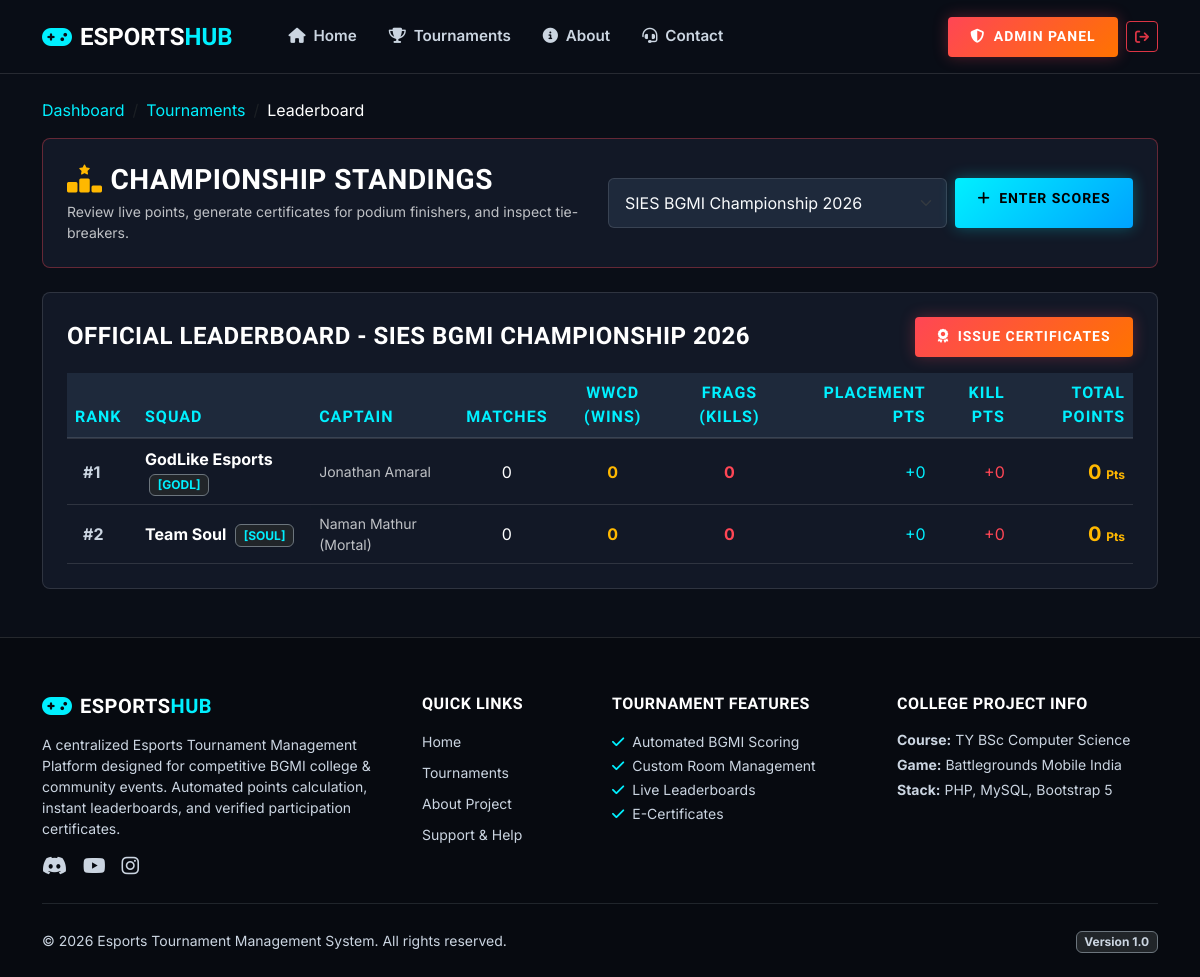
The app's page /admin/leaderboard.php?tournament_id=1 (signed in) with its own data.
### tables this page shows
CREATE TABLE IF NOT EXISTS `tournaments` (
    `id` INT AUTO_INCREMENT PRIMARY KEY,
    `tournament_name` VARCHAR(150) NOT NULL,
    `game` VARCHAR(50) NOT NULL DEFAULT 'BGMI',
    `description` TEXT DEFAULT NULL,
    `tournament_type` ENUM('public', 'private') NOT NULL DEFAULT 'public',
    `access_code` VARCHAR(50) DEFAULT NULL,  
    `max_teams` INT NOT NULL DEFAULT 16,
    `registration_start` DATE NOT NULL,
    `registration_end` DATE NOT NULL,
    `tournament_date` DATE NOT NULL,
    `status` ENUM('upcoming', 'registration_open', 'registration_closed', 'ongoing', 'completed', 'cancelled') NOT NULL DEFAULT 'upcoming',
    `banner` VARCHAR(255) DEFAULT 'default_banner.jpg',
    `rules` TEXT DEFAULT NULL,
    `kill_points_rate` INT NOT NULL DEFAULT 1,  
    `created_by` INT NOT NULL,
    `created_at` TIMESTAMP DEFAULT CURRENT_TIMESTAMP,
    CONSTRAINT `fk_tournaments_admin` FOREIGN KEY (`created_by`) REFERENCES `users` (`id`) ON DELETE CASCADE
);

CREATE TABLE IF NOT EXISTS `teams` (
    `id` INT AUTO_INCREMENT PRIMARY KEY,
    `team_name` VARCHAR(100) NOT NULL UNIQUE,
    `team_tag` VARCHAR(10) NOT NULL,
    `logo` VARCHAR(255) DEFAULT 'default_team.png',
    `captain_id` INT NOT NULL,
    `created_at` TIMESTAMP DEFAULT CURRENT_TIMESTAMP,
    CONSTRAINT `fk_teams_captain` FOREIGN KEY (`captain_id`) REFERENCES `users` (`id`) ON DELETE CASCADE
);

CREATE TABLE IF NOT EXISTS `users` (
    `id` INT AUTO_INCREMENT PRIMARY KEY,
    `name` VARCHAR(100) NOT NULL,
    `email` VARCHAR(150) NOT NULL UNIQUE,
    `password` VARCHAR(255) NOT NULL,
    `phone` VARCHAR(20) DEFAULT NULL,
    `role` ENUM('admin', 'player') NOT NULL DEFAULT 'player',
    `profile_image` VARCHAR(255) DEFAULT 'default_avatar.png',
    `created_at` TIMESTAMP DEFAULT CURRENT_TIMESTAMP
);

### admin/leaderboard.php (the view, shortened to what this page needs)
<?php
require_once "../config/database.php";
$tournamentId = isset($_GET['tournament_id']) ? (int)$_GET['tournament_id'] : (isset($_GET['id']) ? (int)$_GET['id'] : 0);
$tournaments = $pdo->query("SELECT id, tournament_name FROM tournaments ORDER BY tournament_date DESC")->fetchAll();
$stmt = $pdo->prepare("SELECT * FROM tournaments WHERE id = ?");
$stmt->execute([$tournamentId]);
$tourney = $stmt->fetch();
$leaderboard = [];
if ($tourney) {
    $lbQuery = $pdo->prepare("
        SELECT
            tm.id AS team_id,
            tm.team_name,
            tm.team_tag,
            u.name AS captain_name,
            COUNT(mr.id) AS matches_played,
            COALESCE(SUM(CASE WHEN mr.placement = 1 THEN 1 ELSE 0 END), 0) AS wwcd_count,
            COALESCE(SUM(mr.kills), 0) AS total_kills,
            COALESCE(SUM(mr.placement_points), 0) AS total_place_pts,
            COALESCE(SUM(mr.kill_points), 0) AS total_kill_pts,
            COALESCE(SUM(mr.total_points), 0) AS total_points
        FROM tournament_registrations tr
        JOIN teams tm ON tr.team_id = tm.id
        JOIN users u ON tm.captain_id = u.id
        LEFT JOIN matches m ON m.tournament_id = tr.tournament_id AND m.status = 'completed'
        LEFT JOIN match_results mr ON mr.match_id = m.id AND mr.team_id = tm.id
        WHERE tr.tournament_id = ? AND tr.status = 'approved'
        GROUP BY tm.id
        ORDER BY
            total_points DESC,
            wwcd_count DESC,
            total_place_pts DESC,
            total_kills DESC,
            tm.team_name ASC
    ");
    $lbQuery->execute([$tournamentId]);
    $leaderboard = $lbQuery->fetchAll();
}
require_once "../includes/header.php";
require_once "../includes/navbar.php";
?>
<div class="container py-4">
    <nav aria-label="breadcrumb" class="mb-3">
        <ol class="breadcrumb">
            <li class="breadcrumb-item"><a href="dashboard.php" class="text-cyan text-decoration-none">Dashboard</a></li>
            <li class="breadcrumb-item"><a href="tournaments.php" class="text-cyan text-decoration-none">Tournaments</a></li>
            <li class="breadcrumb-item text-white active">Leaderboard</li>
        </ol>
    </nav>
    <div class="esports-card p-4 mb-4 border-flame">
        <div class="row align-items-center g-3">
            <div class="col-lg-6">
                <h3 class="text-white mb-1"><i class="fa-solid fa-ranking-star text-gold me-2"></i>Championship Standings</h3>
                <p class="text-light opacity-75 small mb-0">Review live points, generate certificates for podium finishers, and inspect tie-breakers.</p>
            </div>
            <div class="col-lg-6">
                <form action="leaderboard.php" method="GET" class="d-flex gap-2">
                    <select name="tournament_id" class="form-select form-select-custom" onchange="this.form.submit()">
                        <?php foreach ($tournaments as $t): ?>
                            <option value="<?php echo $t['id']; ?>" <?php echo ($tournamentId === $t['id']) ? 'selected' : ''; ?>>
                                <?php echo htmlspecialchars($t['tournament_name']); ?>
                            </option>
                        <?php endforeach; ?>
                    </select>
                    <a href="results.php?tournament_id=<?php echo $tournamentId; ?>" class="btn btn-neon-primary text-nowrap btn-sm">
                        <i class="fa-solid fa-plus me-1"></i> Enter Scores
                    </a>
                </form>
            </div>
        </div>
    </div>
    <div class="esports-card mb-4">
        <div class="d-flex justify-content-between align-items-center mb-3 flex-wrap gap-2">
            <h4 class="text-white mb-0">Official Leaderboard - <?php echo htmlspecialchars($tourney['tournament_name'] ?? ''); ?></h4>
            <a href="certificates.php?tournament_id=<?php echo $tournamentId; ?>" class="btn btn-flame btn-sm">
                <i class="fa-solid fa-award me-1"></i> Issue Certificates
            </a>
        </div>
        <div class="table-responsive">
            <table class="table table-esports align-middle mb-0">
                <thead>
                    <tr>
                        <th style="width: 70px;">Rank</th>
                        <th>Squad</th>
                        <th>Captain</th>
                        <th class="text-center">Matches</th>
                        <th class="text-center">WWCD (Wins)</th>
                        <th class="text-center">Frags (Kills)</th>
                        <th class="text-end">Placement Pts</th>
                        <th class="text-end">Kill Pts</th>
                        <th class="text-end">Total Points</th>
                    </tr>
                </thead>
                <tbody>
                    <?php if (empty($leaderboard)): ?>
                        <tr>
                            <td colspan="9" class="text-center py-4 text-muted">No match results entered for this tournament yet.</td>
                        </tr>
                    <?php else: ?>
                        <?php $rank = 1; foreach ($leaderboard as $row): ?>
                            <tr>
                                <td>
                                    <?php if ($rank === 1 && $row['total_points'] > 0): ?>
                                        <span class="badge bg-warning text-dark fw-bold"><i class="fa-solid fa-crown me-1"></i>#1</span>
                                    <?php elseif ($rank === 2 && $row['total_points'] > 0): ?>
                                        <span class="badge bg-secondary text-white fw-bold">#2</span>
                                    <?php elseif ($rank === 3 && $row['total_points'] > 0): ?>
                                        <span class="badge bg-dark border border-warning text-warning fw-bold">#3</span>
                                    <?php else: ?>
                                        <span class="text-muted fw-bold ms-2">#<?php echo $rank; ?></span>
                                    <?php endif; ?>
                                </td>
                                <td>
                                    <strong class="text-white"><?php echo htmlspecialchars($row['team_name']); ?></strong>
                                    <span class="badge bg-dark border border-secondary text-cyan small ms-1">[<?php echo htmlspecialchars($row['team_tag']); ?>]</span>
                                </td>
                                <td class="small text-light opacity-75"><?php echo htmlspecialchars($row['captain_name']); ?></td>
                                <td class="text-center text-white"><?php echo $row['matches_played']; ?></td>
                                <td class="text-center text-gold fw-bold"><?php echo $row['wwcd_count']; ?></td>
                                <td class="text-center text-flame fw-bold"><?php echo $row['total_kills']; ?></td>
                                <td class="text-end text-cyan">+<?php echo $row['total_place_pts']; ?></td>
                                <td class="text-end text-flame">+<?php echo $row['total_kill_pts']; ?></td>
                                <td class="text-end fw-bold text-gold fs-5">
                                    <?php echo $row['total_points']; ?> <small style="font-size:0.75rem;">Pts</small>
                                </td>
                            </tr>
                        <?php $rank++; endforeach; ?>
                    <?php endif; ?>
                </tbody>
            </table>
        </div>
    </div>
</div>
<?php require_once "../includes/footer.php"; ?>

### assets/css/style.css (style rules this page uses)
:root { --bg-dark: #0a0e17; --bg-card: #121826; --bg-card-hover: #1a2236; --bg-surface: #1e293b; --border-color: rgba(255, 255, 255, 0.12); --border-glow: rgba(0, 240, 255, 0.35); --primary-neon: #00f0ff; --secondary-neon: #ff4655; --accent-gold: #ffb800; --text-main: #f8fafc; --text-muted: #cbd5e1; --text-dim: #94a3b8; }
body { background-color: var(--bg-dark); color: var(--text-main); font-family: 'Inter', system-ui, -apple-system, sans-serif; min-height: 100vh; display: flex; flex-direction: column; overflow-x: hidden; }
.text-muted { color: var(--text-muted) !important; }
.small, small { color: inherit; }
h1, h2, h3, h4, h5, h6, .brand-font { font-family: 'Rajdhani', sans-serif; font-weight: 700; letter-spacing: 0.5px; text-transform: uppercase; }
.text-cyan { color: var(--primary-neon) !important; }
.text-flame { color: var(--secondary-neon) !important; }
.text-gold { color: var(--accent-gold) !important; }
.btn-neon-primary { background: linear-gradient(135deg, #00f0ff 0%, #00a3ff 100%); color: #000000; font-weight: 700; font-family: 'Rajdhani', sans-serif; letter-spacing: 1px; text-transform: uppercase; border: none; padding: 0.6rem 1.4rem; border-radius: 4px; transition: all 0.3s ease; box-shadow: 0 0 15px rgba(0, 240, 255, 0.3); }
.btn-flame { background: linear-gradient(135deg, #ff4655 0%, #ff7300 100%); color: #ffffff; font-weight: 700; font-family: 'Rajdhani', sans-serif; letter-spacing: 1px; text-transform: uppercase; border: none; padding: 0.6rem 1.4rem; border-radius: 4px; box-shadow: 0 0 15px rgba(255, 70, 85, 0.3); transition: all 0.3s ease; }
.esports-card { background: var(--bg-card); border: 1px solid var(--border-color); border-radius: 8px; padding: 1.5rem; transition: all 0.3s cubic-bezier(0.4, 0, 0.2, 1); position: relative; overflow: hidden; }
.esports-card::before { content: ''; position: absolute; top: 0; left: 0; width: 3px; height: 100%; background: linear-gradient(to bottom, var(--primary-neon), transparent); opacity: 0; transition: opacity 0.3s ease; }
.border-flame { border-color: rgba(255, 70, 85, 0.35) !important; }
.form-control-custom, .form-select-custom { background-color: var(--bg-surface); border: 1px solid var(--border-color); color: var(--text-main); padding: 0.75rem 1rem; border-radius: 6px; }
.table-esports { --bs-table-bg: var(--bg-card); --bs-table-color: var(--text-main); border-color: var(--border-color); }
.table-esports th { background: var(--bg-surface); color: var(--primary-neon); font-family: 'Rajdhani', sans-serif; font-weight: 700; letter-spacing: 1px; text-transform: uppercase; border-bottom: 2px solid var(--border-color); }
.table-esports td { color: var(--text-main); }

### records on screen
tournaments: tournament_name "SIES BGMI CHAMPIONSHIP 2026"
teams: team_name "GodLike Esports", team_tag "GODL", captain.name "Jonathan Amaral", matches_played "0", wwcd_count "0", total_kills "0", total_place_pts "0", total_kill_pts "0", total_points "0"
teams: team_name "Team Soul", team_tag "SOUL", captain.name "Naman Mathur (Mortal)", matches_played "0", wwcd_count "0", total_kills "0", total_place_pts "0", total_kill_pts "0", total_points "0"

### other values on screen
form field tournament_id "SIES BGMI Championship 2026"
